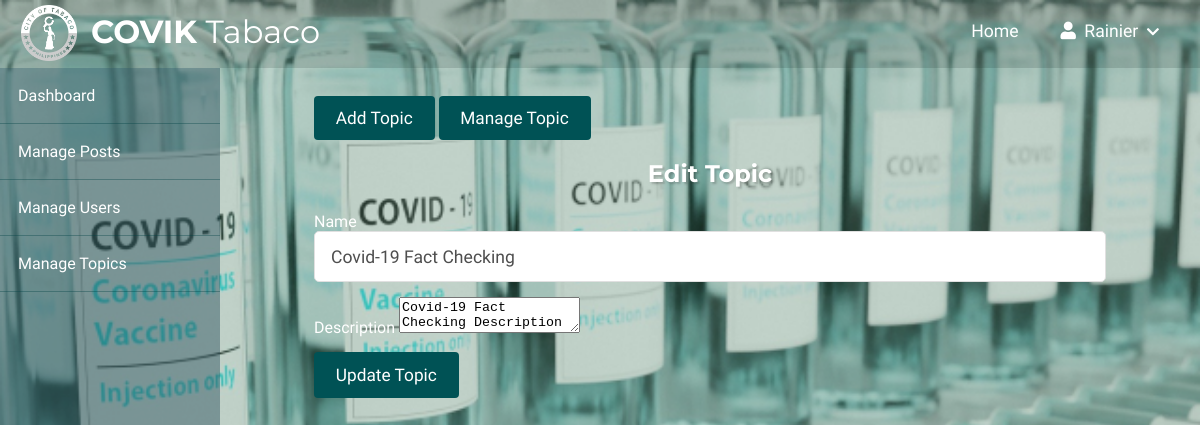
Screenshot of /admin/topics/edit.php?id=5 (signed in) with the database file from the repository.
### tables this page shows
CREATE TABLE `topics` (
  `id` int(11) NOT NULL,
  `name` varchar(100) NOT NULL,
  `description` text NOT NULL
);

### app/controllers/topics.php (called while the page is built, shortened)
<?php
include(ROOT_PATH . "/app/database/db.php");
$table = 'topics';
if (isset($_GET['id'])) {
     $id = $_GET['id'];
     $topic = selectOne($table, ['id' => $id]);
     $name = $topic['name'];
     $description = $topic['description'];
}

### app/database/db.php (called while the page is built, shortened)
<?php
require('connect.php');
function executeQuery($sql, $data) {
     global $conn;
     $stmt = $conn->prepare($sql);
     $values = array_values($data);
     $types = str_repeat('s', count($values));
     $stmt->bind_param($types, ...$values);
     $stmt->execute();
     return $stmt;
}
function selectOne($table, $conditions)
{
     $sql = "SELECT * FROM $table";
     $i = 0;
     foreach ($conditions as $key => $value) {
          if ($i === 0) {
               $sql = $sql . " WHERE $key=?";
          } else {
               $sql = $sql . " AND $key=?";
          }
          $i++;
     }
     $sql = $sql . " LIMIT 1";
     $stmt = executeQuery($sql, $conditions);
     $records = $stmt->get_result()->fetch_assoc();
     return $records;
}

### admin/topics/edit.php (the view, shortened to what this page needs)
<?php include(ROOT_PATH . "/app/controllers/topics.php");
?>
<!DOCTYPE html>
<html lang="en">
<head>
     <link
          rel="stylesheet"
          href="https://pro.fontawesome.com/releases/v5.10.0/css/all.css"
     />
     <link rel="stylesheet" href="../../assets/css/style.css" />
     <link rel="stylesheet" href="../../assets/css/admin.css" />
</head>
     <body class="admin-body">
          <?php include(ROOT_PATH . "/app/includes/adminHeader.php"); ?>
          <div class="admin-wrapper">
               <?php include(ROOT_PATH . "/app/includes/adminSidebar.php"); ?>
               <div class="admin-content">
                    <div class="button-group">
                         <a href="create.php" class="btn btn-big">Add Topic</a>
                         <a href="index.php" class="btn btn-big">Manage Topic</a>
                    </div>
                    <div class="content">
                         <h2 class="page-title">Edit Topic</h2>
                         <form action="edit.php" method="post">
                              <div>
                                   <label>Name</label>
                                   <input type="text" name="name" value="<?php echo $name; ?>" class="text-input admin-input">
                              </div>
                              <div>
                                   <label>Description</label>
                                   <textarea name="description" id="body"><?php echo $description; ?></textarea>
                              </div>
                              <div>
                                   <button type="submit" name="update-topic" class="btn btn-big">Update Topic</button>
                              </div>
                         </form>
                    </div>
               </div>
          </div>
     </body>
</html>

### assets/css/style.css (style rules this page uses)
* { box-sizing: border-box; }
html { height: 100%; padding: 0; margin: 0; font-family: "Be vietnam", sans-serif; }
body { height: 130%; padding: 0; margin: 0; background: url(../images/bg-index.png); background-repeat: no-repeat; background-size: 100%; }
h1, h2, h3, h4, h5, h6 { font-family: "Montserrat", sans-serif; color: rgb(61, 61, 61); margin: 5px; }
a { text-decoration: none; color: inherit; }
.btn { padding: 0.5rem 1rem; background: #005255; color: white; border: 1px solid transparent; border-radius: 0.25rem; font-size: 1.08em; font-family: "Be vietnam", sans-serif; }
.btn-big { padding: 0.7rem 1.3rem; line-height: 1.3rem; cursor: pointer; }
.text-input { padding: 0.8rem 1rem; display: block; width: 100%; border: 1px solid #e0e0e0; border-radius: 5px; outline: none; color: rgb(153, 145, 145); line-height: 1.5rem; font-size: 1.1em; font-family: "Be vietnam", sans-serif; }
.admin-input { color: rgb(78, 78, 78) !important; }
.content { width: 90%; margin: 30px auto 30px; }

### assets/css/admin.css (style rules this page uses)
html { font-family: "Be vietnam", sans-serif !important; }
.admin-body { height: 100% !important; }
.admin-wrapper { display: flex; height: calc(100% - 68px); color: white; }
.admin-wrapper .admin-content { flex: 8; height: 100%; padding: 40px 100px 100px; overflow-y: auto; }
.admin-wrapper .admin-content .button-group { margin: 0 5%; }
.admin-wrapper .page-title { color: white; text-align: center; margin-bottom: 1.5rem; text-shadow: 2px 2px 2px rgba(53, 53, 53, 0.25); }
form div { margin-bottom: 15px; }
@media only screen and (max-width: 1280px) { .admin-wrapper .admin-content { padding: 40px 75px 100px; } }
@media only screen and (max-width: 1225px) { .admin-wrapper .admin-content { padding: 40px 50px 100px; } }

### rows the page displays
topics: name "Covid-19 Fact Checking", description "Covid-19 Fact Checking Description"

### other values shown
$_SESSION['username'] "Rainier"
